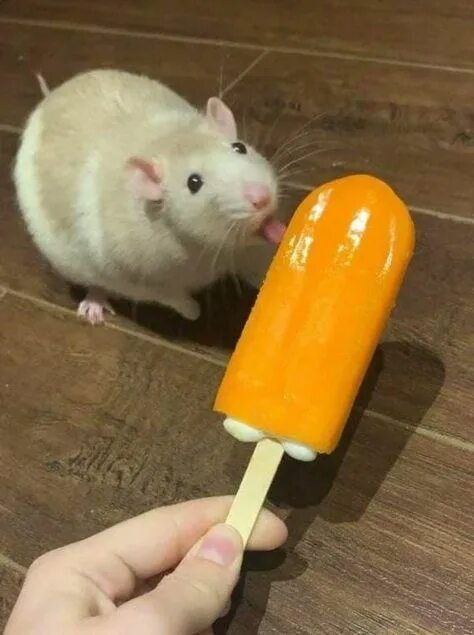
%> input picture lab-3/rat2.jpg, 474 x 635 px
$ octave lab3_hist.m   (GNU Octave 9; MATLAB toolbox functions it lacks are replaced by stand-ins)
%> lines starting %> are read from the running program, lines starting %| are printed output that depends on the picture
rat=imread("rat2.jpg");
%> rat is the input picture: size 635x474x3 uint8; mean R, G, B 135.2, 108.9, 68.3
rat_gray=rgb2gray(rat);
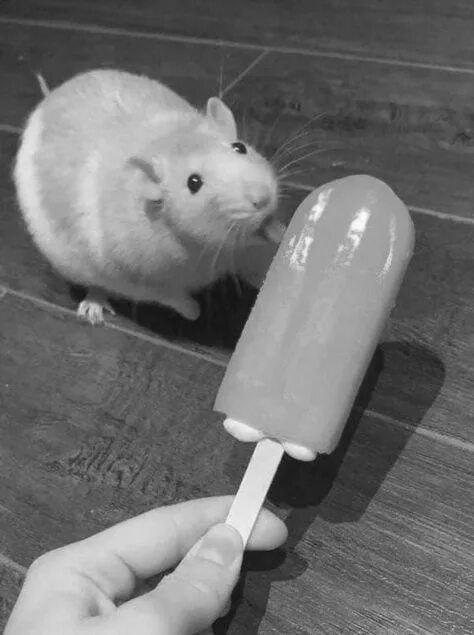
%> rat_gray: size 635x474 uint8; min 14, max 252, mean 112.1
subplot(4, 1, 1);
imhist(rat(:,:,1));
title('Цветное красный канал');
subplot(4, 1, 2);
imhist(rat(:,:,2));
title('Цветное зеленый канал');
subplot(4, 1, 3);
imhist(rat(:,:,3));
title('Цветное синий канал');
subplot(4, 1, 4);
imhist(rat_gray);
title('grayscale');
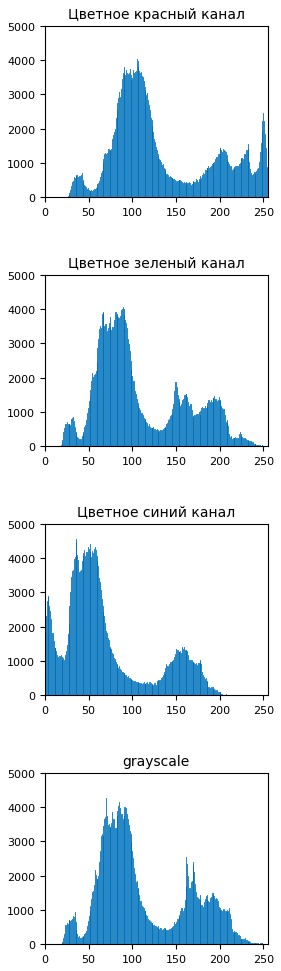
%> figure redrawn from the program's plot data, 4 panels; panel 1: highest point at x = 105, y = 4044; panel 2: highest point at x = 89, y = 4058; panel 3: highest point at x = 36, y = 4560; panel 4: highest point at x = 70, y = 4259

$ run again, with lab-3/rat1.jpg copied over lab-3/rat2.jpg
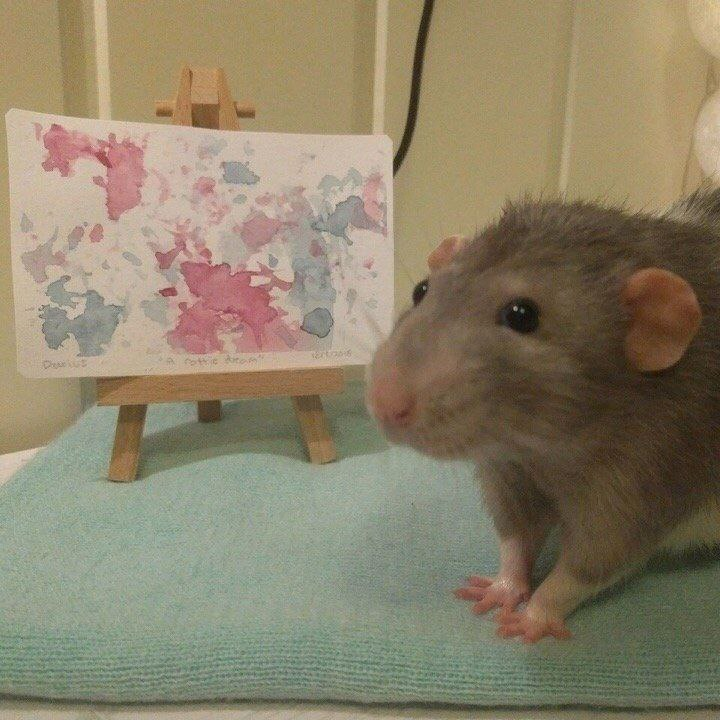
%> input picture lab-3/rat1.jpg, 720 x 720 px
%> rat is the input picture: size 720x720x3 uint8; mean R, G, B 139.6, 129.6, 105.5
%> `rat_gray=rgb2gray(rat);`:
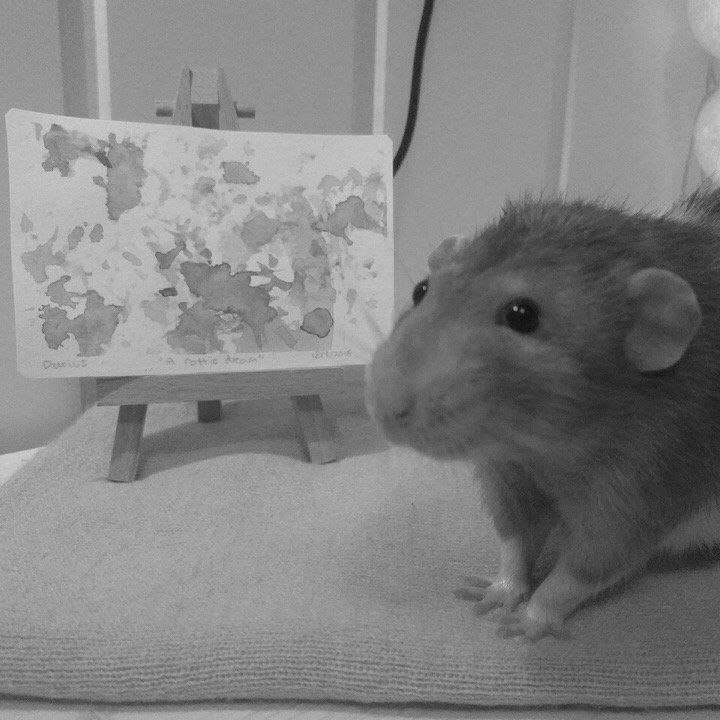
%> rat_gray: size 720x720 uint8; min 5, max 216, mean 129.9
%> `title('grayscale');`:
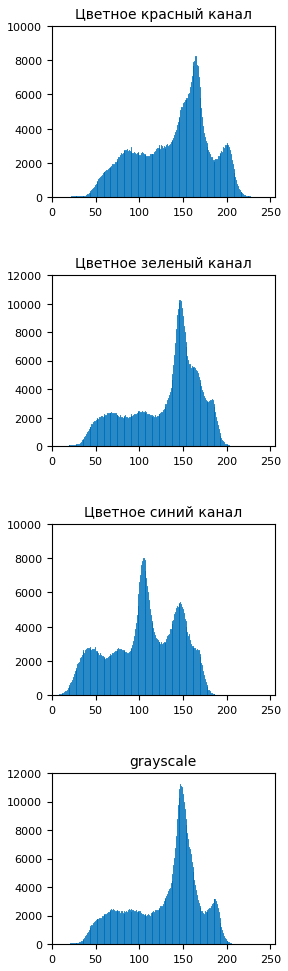
%> figure redrawn from the program's plot data, 4 panels; panel 1: highest point at x = 164, y = 8241; panel 2: highest point at x = 146, y = 10263; panel 3: highest point at x = 105, y = 8015; panel 4: highest point at x = 147, y = 11251
